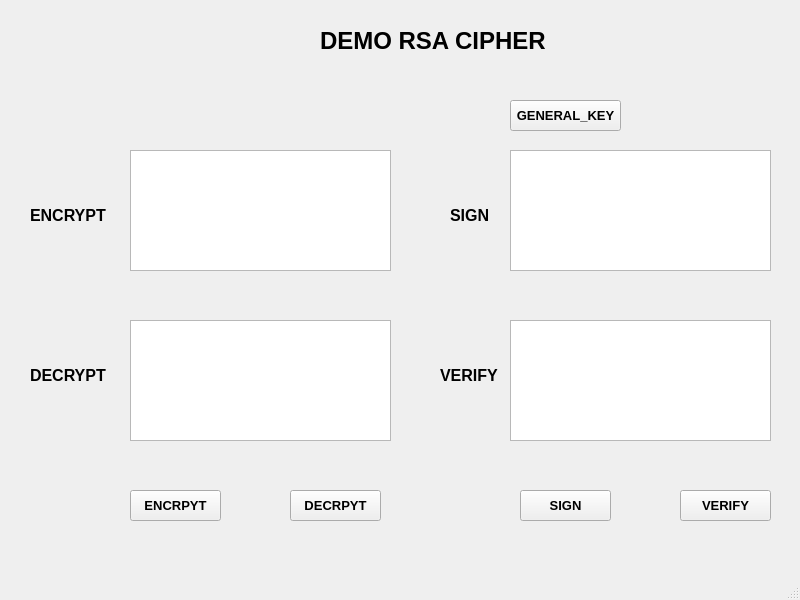
<?xml version="1.0" encoding="UTF-8"?>
<ui version="4.0">
 <class>btn_encrypt</class>
 <widget class="QMainWindow" name="btn_encrypt">
  <property name="geometry">
   <rect>
    <x>0</x>
    <y>0</y>
    <width>800</width>
    <height>600</height>
   </rect>
  </property>
  <property name="windowTitle">
   <string>MainWindow</string>
  </property>
  <widget class="QWidget" name="centralwidget">
   <widget class="QLabel" name="label">
    <property name="geometry">
     <rect>
      <x>320</x>
      <y>0</y>
      <width>231</width>
      <height>81</height>
     </rect>
    </property>
    <property name="font">
     <font>
      <family>Arial</family>
      <pointsize>18</pointsize>
      <weight>75</weight>
      <bold>true</bold>
     </font>
    </property>
    <property name="text">
     <string>DEMO RSA CIPHER</string>
    </property>
   </widget>
   <widget class="QLabel" name="label_2">
    <property name="geometry">
     <rect>
      <x>30</x>
      <y>200</y>
      <width>81</width>
      <height>31</height>
     </rect>
    </property>
    <property name="font">
     <font>
      <family>Arial</family>
      <pointsize>12</pointsize>
      <weight>75</weight>
      <bold>true</bold>
     </font>
    </property>
    <property name="text">
     <string>ENCRYPT</string>
    </property>
   </widget>
   <widget class="QLabel" name="label_3">
    <property name="geometry">
     <rect>
      <x>30</x>
      <y>360</y>
      <width>81</width>
      <height>31</height>
     </rect>
    </property>
    <property name="font">
     <font>
      <family>Arial</family>
      <pointsize>12</pointsize>
      <weight>75</weight>
      <bold>true</bold>
     </font>
    </property>
    <property name="text">
     <string>DECRYPT</string>
    </property>
   </widget>
   <widget class="QLabel" name="label_4">
    <property name="geometry">
     <rect>
      <x>440</x>
      <y>360</y>
      <width>61</width>
      <height>31</height>
     </rect>
    </property>
    <property name="font">
     <font>
      <family>Arial</family>
      <pointsize>12</pointsize>
      <weight>75</weight>
      <bold>true</bold>
     </font>
    </property>
    <property name="text">
     <string>VERIFY</string>
    </property>
   </widget>
   <widget class="QLabel" name="label_5">
    <property name="geometry">
     <rect>
      <x>450</x>
      <y>200</y>
      <width>51</width>
      <height>31</height>
     </rect>
    </property>
    <property name="font">
     <font>
      <family>Arial</family>
      <pointsize>12</pointsize>
      <weight>75</weight>
      <bold>true</bold>
     </font>
    </property>
    <property name="text">
     <string>SIGN</string>
    </property>
   </widget>
   <widget class="QTextEdit" name="txt_encrypt">
    <property name="geometry">
     <rect>
      <x>130</x>
      <y>150</y>
      <width>261</width>
      <height>121</height>
     </rect>
    </property>
   </widget>
   <widget class="QTextEdit" name="txt_decrypt">
    <property name="geometry">
     <rect>
      <x>130</x>
      <y>320</y>
      <width>261</width>
      <height>121</height>
     </rect>
    </property>
   </widget>
   <widget class="QTextEdit" name="txt_sign">
    <property name="geometry">
     <rect>
      <x>510</x>
      <y>150</y>
      <width>261</width>
      <height>121</height>
     </rect>
    </property>
   </widget>
   <widget class="QTextEdit" name="txt_verify">
    <property name="geometry">
     <rect>
      <x>510</x>
      <y>320</y>
      <width>261</width>
      <height>121</height>
     </rect>
    </property>
   </widget>
   <widget class="QToolButton" name="toolButton">
    <property name="geometry">
     <rect>
      <x>130</x>
      <y>490</y>
      <width>91</width>
      <height>31</height>
     </rect>
    </property>
    <property name="font">
     <font>
      <family>Arial</family>
      <pointsize>10</pointsize>
      <weight>75</weight>
      <bold>true</bold>
     </font>
    </property>
    <property name="text">
     <string>ENCRPYT</string>
    </property>
   </widget>
   <widget class="QToolButton" name="btn_decrypt">
    <property name="geometry">
     <rect>
      <x>290</x>
      <y>490</y>
      <width>91</width>
      <height>31</height>
     </rect>
    </property>
    <property name="font">
     <font>
      <family>Arial</family>
      <pointsize>10</pointsize>
      <weight>75</weight>
      <bold>true</bold>
     </font>
    </property>
    <property name="text">
     <string>DECRPYT</string>
    </property>
   </widget>
   <widget class="QToolButton" name="btn_sign">
    <property name="geometry">
     <rect>
      <x>520</x>
      <y>490</y>
      <width>91</width>
      <height>31</height>
     </rect>
    </property>
    <property name="font">
     <font>
      <family>Arial</family>
      <pointsize>10</pointsize>
      <weight>75</weight>
      <bold>true</bold>
     </font>
    </property>
    <property name="text">
     <string>SIGN</string>
    </property>
   </widget>
   <widget class="QToolButton" name="btn_verify">
    <property name="geometry">
     <rect>
      <x>680</x>
      <y>490</y>
      <width>91</width>
      <height>31</height>
     </rect>
    </property>
    <property name="font">
     <font>
      <family>Arial</family>
      <pointsize>10</pointsize>
      <weight>75</weight>
      <bold>true</bold>
     </font>
    </property>
    <property name="text">
     <string>VERIFY</string>
    </property>
   </widget>
   <widget class="QToolButton" name="btn_general_key">
    <property name="geometry">
     <rect>
      <x>510</x>
      <y>100</y>
      <width>111</width>
      <height>31</height>
     </rect>
    </property>
    <property name="font">
     <font>
      <family>Arial</family>
      <pointsize>10</pointsize>
      <weight>75</weight>
      <bold>true</bold>
     </font>
    </property>
    <property name="text">
     <string>GENERAL_KEY</string>
    </property>
   </widget>
  </widget>
  <widget class="QMenuBar" name="menubar">
   <property name="geometry">
    <rect>
     <x>0</x>
     <y>0</y>
     <width>800</width>
     <height>21</height>
    </rect>
   </property>
  </widget>
  <widget class="QStatusBar" name="statusbar"/>
 </widget>
 <resources/>
 <connections/>
</ui>
